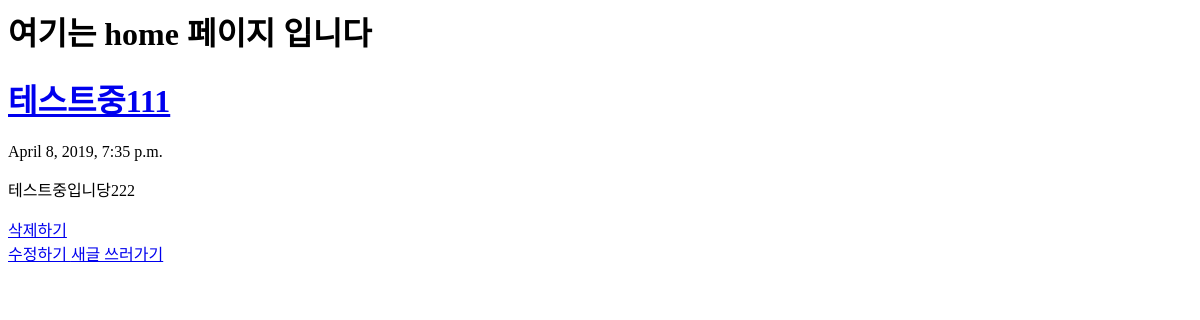
Before: / with the older database file.
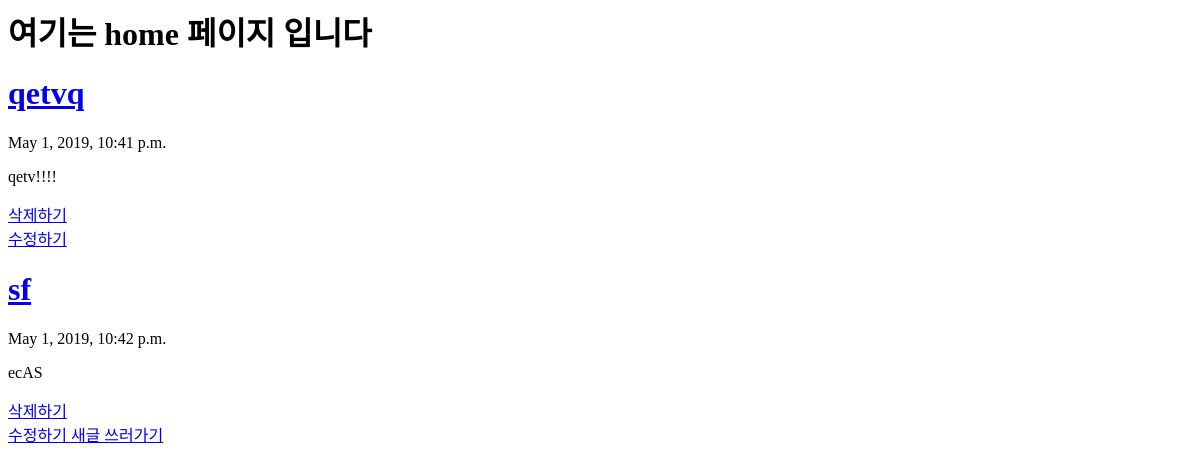
After: the same page with the newer database file.
### blogapp/models.py (models this page shows, shortened)
class Blog(models.Model):
    title = models.CharField(max_length=100)
    pub_date = models.DateTimeField('date published')
    body = models.TextField()

### blogapp/views.py (the view)
# urls.py: path('', blogapp.views.home, name="home"),
def home(request):
    blogs = Blog.objects
    return render(request, 'home.html', {'posts': blogs})

### blogapp/templates/home.html (shortened to what this page needs)
<h1>여기는 home 페이지 입니다</h1>
{% for blog in posts.all %}
<div class="container">
    <a href="{% url 'detail' blog.id %}">
    <h1>{{ blog.title }}</h1>
    </a>
    <p>{{ blog.pub_date }}</p>
    <p>{{ blog.body }}</p>
</div>
<a href = "{% url 'delete' blog.id%}">삭제하기 </a>
<a href = "{% url 'update' blog.id%}">수정하기 </a>
{% endfor %}
<a href="{% url 'new' %}">새글 쓰러가기</a>

Changed rows visible on the page:
removed Blog: title "테스트중111", pub_date "April 8, 2019, 7:35 p.m.", body "테스트중입니당222"
added Blog: title "qetvq", pub_date "May 1, 2019, 10:41 p.m.", body "qetv!!!!"
added Blog: title "sf", pub_date "May 1, 2019, 10:42 p.m.", body "ecAS"
